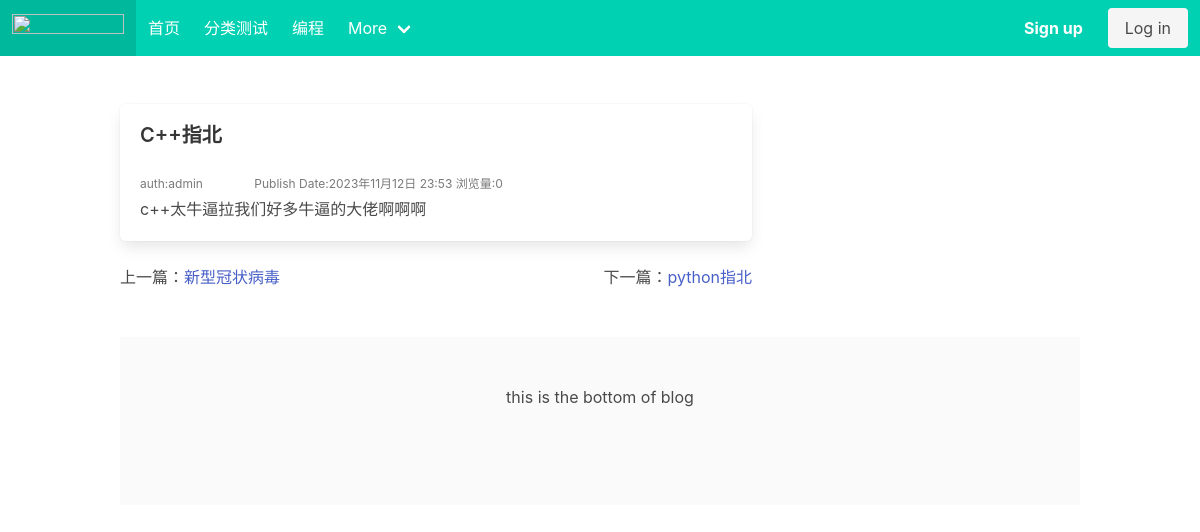
The app's page /post/2/, older data.
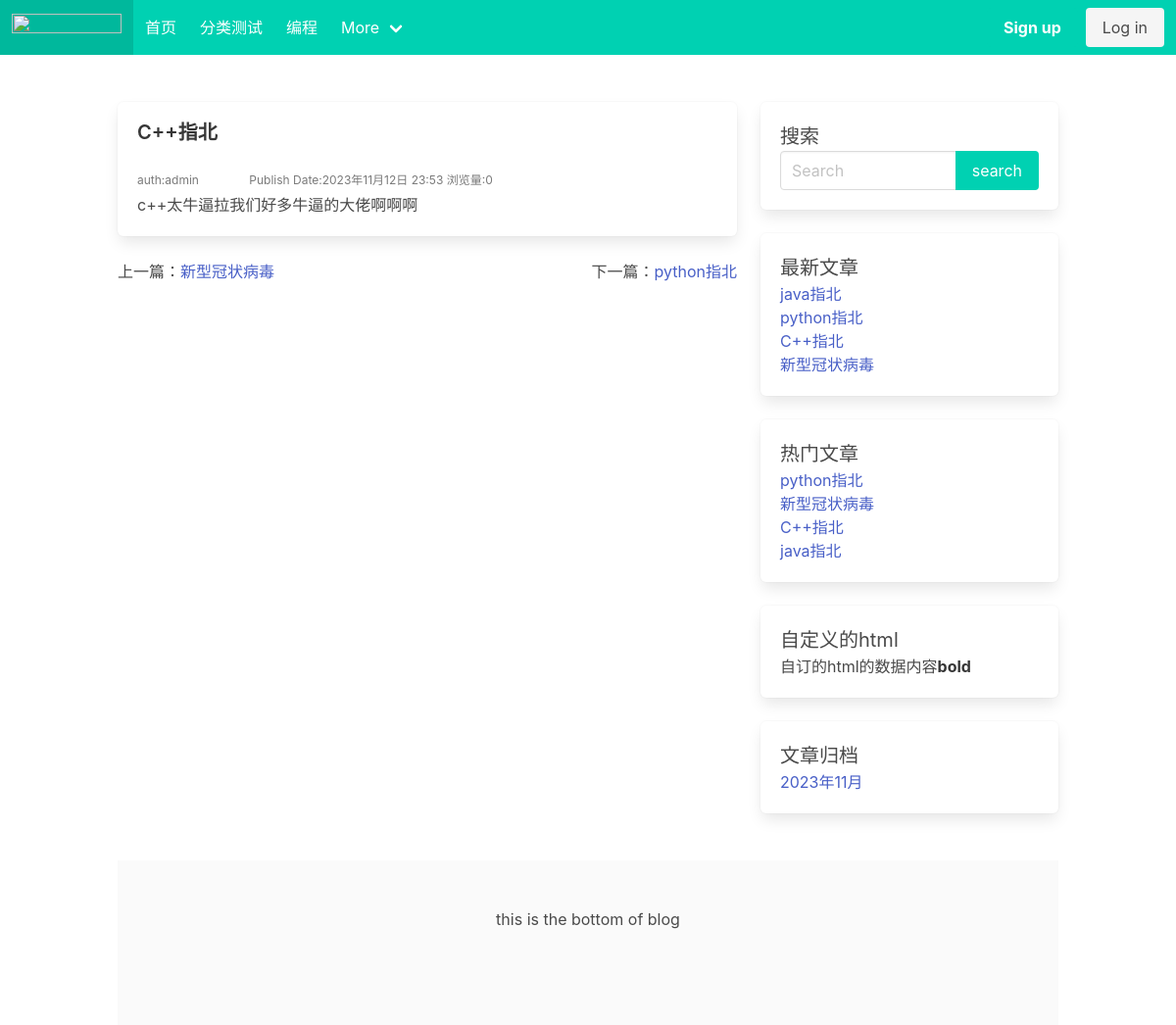
The same page, newer data.
### blog/models.py (models this page shows, shortened)
class Category(models.Model):
    name = models.CharField(max_length=32, verbose_name="分类名称")
    desc = models.TextField(max_length=200, blank=True, default='', verbose_name="分类描述")
    add_date = models.DateTimeField(auto_now_add=True, verbose_name="添加时间")
    pub_date = models.DateTimeField(auto_now=True, verbose_name="修改时间")
    class Meta:
        verbose_name = "博客分类"
        verbose_name_plural = verbose_name

class Post(models.Model):
    title = models.CharField(max_length=61, verbose_name="文章标题")
    desc = models.TextField(max_length=200, blank=True, verbose_name="文章描述")
    category = models.ForeignKey(Category, on_delete=models.CASCADE, verbose_name="分类")
    content = models.TextField(verbose_name="文章详情")
    tags = models.ForeignKey(Tag, blank=True, null=True, on_delete=models.CASCADE, verbose_name="文章标签")
    owner = models.ForeignKey(User, on_delete=models.CASCADE, verbose_name="作者")
    is_hot = models.BooleanField(default=False, verbose_name="是否热门") #手动热门
    Browse_rate = models.IntegerField(default=0, verbose_name="流量率") #浏览量
    add_date = models.DateTimeField(auto_now_add=True, verbose_name="添加时间")
    pub_date = models.DateTimeField(auto_now=True, verbose_name="修改时间")
    class Meta:
        verbose_name = "文章"
        verbose_name_plural = verbose_name

class Sidebar(models.Model):
    STATUS = (
        (1, '隐藏'),
        (2, '展示')
    )
    DISPLAY_TYPE = (
        (1, '搜索'),
        (2, '最新文章'),
        (3, '最热文章'),
        (4, '最近评论'),
        (5, '文章归档'),
        (6, 'HTML')
    )
    title = models.CharField(max_length=50, verbose_name="标题")
    display_type = models.PositiveIntegerField(default=1, choices=DISPLAY_TYPE, verbose_name="展示类型")
    content = models.CharField(max_length=500, blank=True, default='', verbose_name="内容",
                               help_text="如果设置的不是HTML类型，可为空")  # 这个字段专门给html类型的 其他为空
    sort = models.PositiveIntegerField(default=1, verbose_name="排序", help_text='序号越大越靠前')
    status = models.PositiveIntegerField(default=2, choices=STATUS, verbose_name="状态")  # 隐藏显示状态
    add_date = models.DateTimeField(auto_now_add=True, verbose_name="创建时间")
    class Meta:
        verbose_name = "侧边栏"
        verbose_name_plural = verbose_name
        ordering = ['-sort']
    @classmethod  # 类方法展示器，这个就变成了这个类的一个方法可以调用
    def get_sidebar(cls):
        return cls.objects.filter(status=2)  # 查询到所有允许展示的模块
    @property #成为一个类属性，使用时候不需要后边括号，readonly
    def get_content(self):
        if self.display_type == 1:
            context = {
            }
            return render_to_string('blog/sidebar/search.html', context=context)
        elif self.display_type == 2:
            context = {
            }
            return render_to_string('blog/sidebar/new_post.html', context=context)
        elif self.display_type == 3:
            context = {
            }
            return render_to_string('blog/sidebar/hot_post.html', context=context)
        elif self.display_type == 4:
            context = {
            }
            return render_to_string('blog/sidebar/comment.html', context=context)
        elif self.display_type == 5: #文章归档
            context = {
            }
            return render_to_string('blog/sidebar/archives.html', context=context)
        elif self.display_type == 6:  # 自定义侧边栏
            return self.content

### blog/views.py (the view)
# urls.py: path('post/<int:post_id>/', views.post_detail, name='post_detail'),
def post_detail(request, post_id):
    post = get_object_or_404(Post, id=post_id)
    prev_post = Post.objects.filter(id__lt=post_id).last()  # 上一篇queryset
    next_post = Post.objects.filter(id__gt=post_id).first()  # 下一篇queryset
    Post.objects.filter(id=post_id).update(Browse_rate=F('Browse_rate') + 1)
    context = {'post': post, 'prev_post': prev_post, 'next_post': next_post}
    return render(request, 'blog/detail.html', context)

### blog/templatetags/category.py (called while the page is built)
@register.simple_tag()
def get_category_list():
    return Category.objects.all()

@register.simple_tag()
def get_sidebar_list():
    return Sidebar.get_sidebar()

@register.simple_tag()
def get_new_post():
    return Post.objects.order_by('-pub_date')[:8]

@register.simple_tag()
def get_hot_Browse_post():
    return Post.objects.order_by('-Browse_rate')[:8]

@register.simple_tag()
def get_archives():
    return Post.objects.dates('add_date', 'month', order='DESC')[:8]

### blog/templates/blog/detail.html
{% extends 'blog/base.html' %}
{% block section%}
<div class="box">
    <h1 class="title is-size-5">{{ post.title }}</h1>
    <div class="is-size-7 has-text-grey pt-1 pb-1">
        <span class="mr-6">auth:{{ post.owner }}</span>
        <span>Publish Date:{{ post.add_date }}</span>
        <span>浏览量:{{ post.Browse_rate }}</span>
    </div>
    <div class="content">
        {{ post.content|safe }}
    </div>
</div>
<div class="level">
    <div class="level-left">
        {% if prev_post %}
        <span>上一篇：</span><a href="{% url 'blog:post_detail' prev_post.id %}" class="level-item">{{ prev_post.title }}</a>
        {% else %}
        <span class="has-text-danger-dark ">前边的区域以后再来探险吧！</span>
        {% endif %}
    </div>
    <div class="level-right">
        {% if next_post %}
        <span>下一篇：</span><a href="{% url 'blog:post_detail' next_post.id %}" class="level-item">{{ next_post.title }}</a>
        {% else %}
        <span class="has-text-danger-dark ">之后的区域也以后再来探险吧！</span>
        {% endif %}
    </div>
</div>
{% endblock %}

### blog/templates/blog/base.html (shortened to what this page needs)
<!DOCTYPE html>
{% load static category %}
<html lang="en">
<head>
    <link rel="stylesheet" href="{% static 'users/bulma.css' %}">
    <link rel="stylesheet" href="https://cdn.jsdelivr.net/npm/bulma@0.9.4/css/bulma.min.css">
</head>
<body>
<nav class="navbar is-primary" role="navigation" aria-label="main navigation">
    <div class="navbar-brand">
        <a class="navbar-item" href="https://bulma.io">
            <img src="https://bulma.io/images/bulma-logo.png" width="112" height="28">
        </a>
    </div>
    <div id="navbarBasicExample" class="navbar-menu">
        <div class="navbar-start">
            {% block navbar-start %}
            <a class="navbar-item" href="/">
                首页
            </a>
            {% get_category_list as category_list %}
            {% for category in category_list %}
            <a class="navbar-item" href="{% url 'blog:category_list' category.id %}">
                {{ category.name }}
            </a>
            {%endfor%}
            <div class="navbar-item has-dropdown is-hoverable">
                <a class="navbar-link">
                    More
                </a>
            </div>
            {% endblock %}
        </div>
        <div class="navbar-end">
            {% block navbar-end %}
            <div class="navbar-item">
                {% if user.is_authenticated %}
                <div class="buttons">
                    <a class="button is-primary" href="{% url 'users:user_profile' %}" target="_blank">
                        <strong> {{ request.user.username }}</strong>
                    </a>
                    <a href="{% url 'users:logout' %}" class="button is-primary">退出</a>
                </div>
                {% else %}
                <div class="buttons">
                    <a class="button is-primary" href="{% url 'users:register' %}" target="_blank">
                        <strong>Sign up</strong>
                    </a>
                    <a class="button is-light" href="{% url 'users:login' %}" target="_blank">
                        Log in
                    </a>
                </div>
                {% endif %}
            </div>
        </div>
        {% endblock %}
    </div>
</nav>
<section class="section">
    <div class=" container">
        <div class="columns">
            <div class="column is-8">
                {% block section %}{% endblock %}
            </div>
            <div class="column is-4">
                {% block right %}
                {% get_sidebar_list as sidebar_list %}
                {% for sidebar in sidebar_list %}
                <div class="box">
                    <h1 class="is-size-5">{{ sidebar.title }}</h1>
                    <p>{{ sidebar.get_content|safe }}</p>
                </div>
                {% endfor %}
                {% endblock %}
            </div>
        </div>
    </div>
</section>
{% block footer %}
<footer class="footer container">
    <div class="  has-text-centered">
        this is the bottom of blog
    </div>
</footer>
{% endblock %}
</body>
</html>

### blog/templates/blog/sidebar/search.html (shortened to what this page needs)
<form action="{% url 'blog:search' %}" method="get">
    <div class="field has-addons">
        <div class="control is-expanded">
             <input type="search" class="input" name="keyword" placeholder="Search" value="{{ keyword }}">
        </div>
        <div class="control">
            <input class="button is-primary" type="submit" value="search">
        </div>
    </div>
</form>

### blog/templates/blog/sidebar/new_post.html
{% load category %}
{% get_new_post as post_list %}
{% for post in post_list %}
<ul>
    <li><a href="{% url 'blog:post_detail' post.id %}">{{ post.title }}</a></li>
</ul>
{% endfor %}

### blog/templates/blog/sidebar/hot_post.html
{% load category %}
{% get_hot_Browse_post as post_list %}
{% for post in post_list %}
<ul>
    <li><a href="{% url 'blog:post_detail' post.id %}">{{ post.title }}</a></li>
</ul>
{% endfor %}

### blog/templates/blog/sidebar/archives.html
{% load category %}
{% get_archives as archives_list %}
{% for archive in archives_list %}
<ul>
    <li><a href="{% url 'blog:archives' archive.year archive.month%}">{{ archive.year }}年{{archive.month}}月</a></li>
</ul>
{% endfor %}

Row changes from the older to the newer data that the page shows:
added Sidebar: title "搜索"
added Sidebar: title "最新文章", Post (title "python指北"), Post (title "C++指北"), Post (title "新型冠状病毒")
now on this page (row edited): Post: title "java指北"
added Sidebar: title "热门文章", Post (title "python指北"), Post (title "新型冠状病毒"), Post (title "C++指北")
added Sidebar: title "自定义的html", get_content "自订的html的数据内容 bold"
added Sidebar: title "文章归档", year "2023", month "11"
